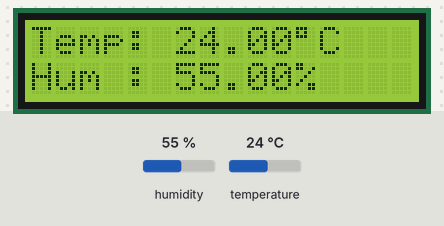
Bench run of a sketch on a simulated ESP32. Parts: 16×2 character LCD. The inputs (shaded band) are chosen by the test bench; at power-on: humidity 55 %, temperature 24 °C. Nothing arrives over Bluetooth unless stated; what the sketch prints to the serial monitor is not drawn.

Above: at 3.2 s.
3.3 s: humidity set to 22 %
At 5.5 s:
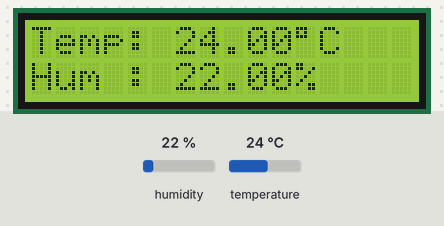
6.0 s: temperature set to 12 °C
At 7.0 s:
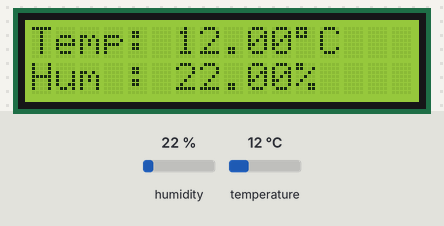
8.7 s: humidity set to 40 %
At 11.3 s:
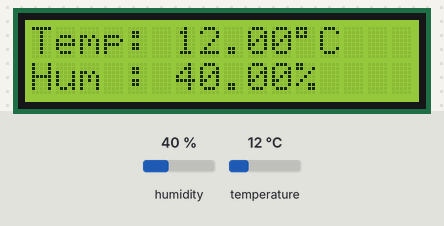
11.7 s: temperature set to 19 °C
At 12.8 s:
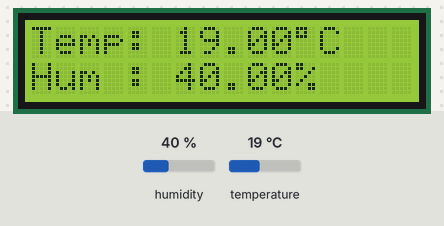
Timing chart, 0 to 14.7 s (numbered marks = the images above; inputs shaded):
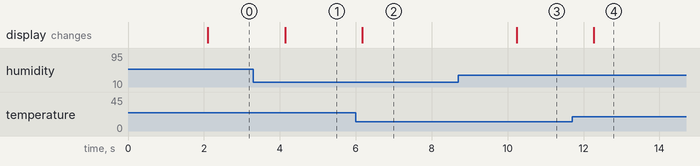

Measured:
- after the input at 3.3 s, the display: changes after 0.84 s (image 1)
- after the input at 6.0 s, the display: changes after 0.17 s (image 2)
- after the input at 8.7 s, the display: changes after 1.5 s (image 3)
- after the input at 11.7 s, the display: changes after 0.57 s (image 4)

The sketch:

blue_dht.ino
```cpp
#include <BluetoothSerial.h>
#include <DHT.h>
#include <LiquidCrystal_I2C.h>

// Pin sensor DHT22
#define DHTPIN 4
#define DHTTYPE DHT22

DHT dht(DHTPIN, DHTTYPE);
BluetoothSerial ESP_BT;

// Inisialisasi LCD I2C (alamat default 0x27 atau 0x3F tergantung modul LCD)
LiquidCrystal_I2C lcd(0x27, 16, 2); // 16 karakter dan 2 baris

void setup() {
  Serial.begin(115200);
  ESP_BT.begin("ESP32_DHT22");  // Nama Bluetooth
  dht.begin();
  Serial.println("ESP32 Bluetooth Initialized...");


   // Memulai LCD
  lcd.init();
  lcd.backlight();  // Menyalakan lampu latar LCD
  lcd.setCursor(0, 0);
  lcd.print("DHT 22 BLE");  // Menampilkan teks awal
  delay(2000);
}

void loop() {
  // Membaca data dari sensor DHT22
  float humidity = dht.readHumidity();
  float temperature = dht.readTemperature();

  // Mengecek jika pembacaan berhasil
  if (isnan(humidity) || isnan(temperature)) {
    Serial.println("Gagal membaca sensor!");
    return;
  }

  // Menampilkan data ke serial monitor
  Serial.print("Suhu: ");
  Serial.print(temperature);
  Serial.print(" C, Kelembapan: ");
  Serial.print(humidity);
  Serial.println(" %");

  // Menampilkan suhu dan kelembapan ke LCD
  lcd.clear();
  lcd.setCursor(0, 0);
  lcd.print("Temp: ");
  lcd.print(temperature);
  lcd.print((char)223);  // Karakter derajat
  lcd.print("C");

  lcd.setCursor(0, 1);
  lcd.print("Hum : ");
  lcd.print(humidity);
  lcd.print("%");

  // Mengirim data melalui Bluetooth
 // Kirim data suhu dan kelembapan ke Bluetooth
  // ESP_BT.print("Temp: ");
  // ESP_BT.print(temperature);
  // ESP_BT.print(", Humidity: ");
  // ESP_BT.println(humidity);
  // Kirim data suhu dan kelembapan melalui Bluetooth
  String data = String(temperature) + "," + String(humidity);
  ESP_BT.println(data);
    // Kirim data suhu dan kelembapan ke smartphone
    // ESP_BT.print("T:");
    // ESP_BT.print(temperature);
    // ESP_BT.print(",H:");
    // ESP_BT.println(humidity);


  delay(2000); // Kirim setiap 2 detik
}
```
